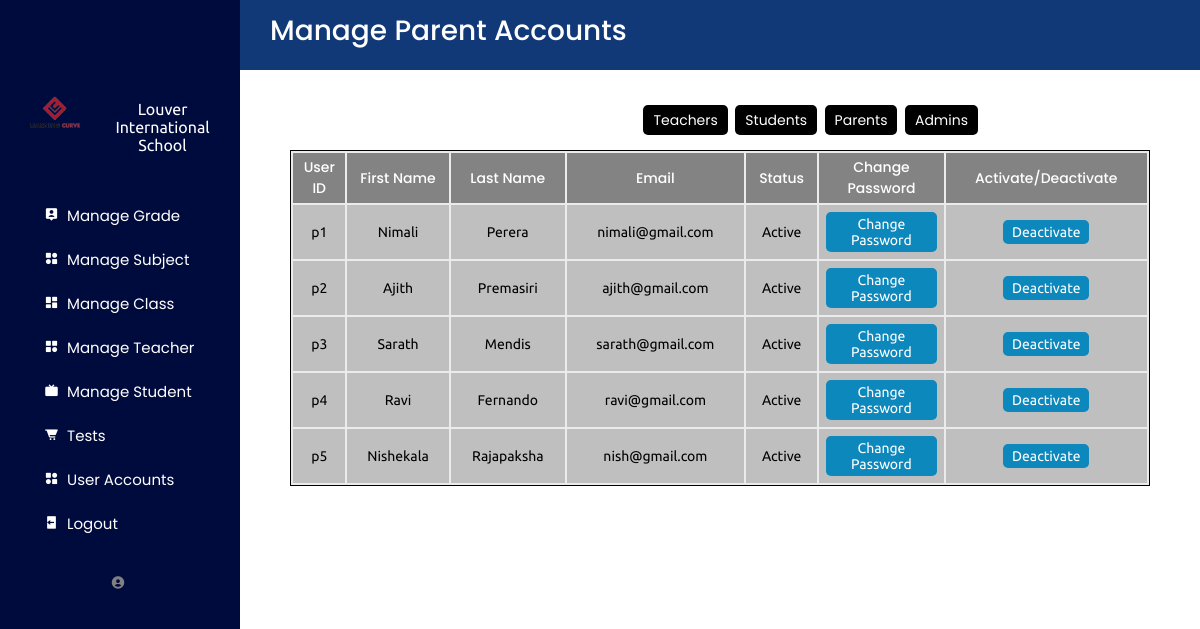
The app's page /Admin/manageUserAccount.php?role=Parent with its own data.
### tables this page shows
CREATE TABLE `user` (
  `userID` varchar(100) NOT NULL,
  `fName` char(100) NOT NULL,
  `lName` char(100) NOT NULL,
  `email` varchar(255) NOT NULL,
  `password` text NOT NULL,
  `role` char(50) NOT NULL DEFAULT 'Student',
  `imageurl` text DEFAULT NULL,
  `status` char(50) NOT NULL DEFAULT 'Active'
);

### Admin/manageUserAccount.php (the view, shortened to what this page needs)
<?php
require_once("../db_conn.php");
include("sidemenu.php");
$role = isset($_GET['role']) ? $_GET['role'] : 'Admin';
function fetchUserAccounts($conn, $role) {
    $query = "SELECT userID, fName, lName, email, role, status FROM user WHERE role = ?";
    $stmt = $conn->prepare($query);
    $stmt->bind_param("s", $role);
    $stmt->execute();
    return $stmt->get_result();
}
$users = fetchUserAccounts($conn, $role);
?>
<div class="dashboard-content">
    <div class="heading-box">
        <div class="box-1">
            <div class="title">
                <p>Manage <?php echo ucfirst($role); ?> Accounts</p>
            </div>
        </div>
    </div>
    <div class="table-section-item">
        <div class="sort-button-box">
            <form action="manageUserAccount.php" method="get"><button class="filter" name="role" value="Teacher">Teachers</button></form>
            <form action="manageUserAccount.php" method="get"><button class="filter" name="role" value="Student">Students</button></form>
            <form action="manageUserAccount.php" method="get"><button class="filter" name="role" value="Parent">Parents</button></form>
            <form action="manageUserAccount.php" method="get"><button class="filter" name="role" value="Admin">Admins</button></form>
        </div>
        <div class="table-container-item">
            <div class="table-box">
                <table id="rows-def">
                    <tr id="table-head">
                        <th>User ID</th>
                        <th>First Name</th>
                        <th>Last Name</th>
                        <th>Email</th>
                        <th>Status</th>
                        <th>Change Password</th>
                        <th>Activate/Deactivate</th>
                    </tr>
                    <?php
                    if ($users->num_rows > 0) {
                        while ($row = $users->fetch_assoc()) {
                            echo "<tr>
                                    <td>{$row['userID']}</td>
                                    <td>{$row['fName']}</td>
                                    <td>{$row['lName']}</td>
                                    <td>{$row['email']}</td>
                                    <td>{$row['status']}</td>
                                    <td>
                                        <form action='changePassword.php' method='post'>
                                            <input type='hidden' name='userID' value='{$row['userID']}'>
                                            <input type='hidden' name='role' value='{$row['role']}'>
                                            <button  id='update' name='changePasswordButtonManage' type='submit'>Change Password</button>
                                        </form>
                                    </td>
                                    <td>
                                        <form action='toggleUserStatus.php' method='post'>
                                            <input type='hidden' name='userID' value='{$row['userID']}'>
                                            <button id='update' type='submit'>";
                                            if ($row['status'] == 'Active') {
                                                echo "Deactivate";
                                            } else {
                                                echo "Activate";
                                            }
                                            echo "</button>
                                        </form>
                                    </td>";
                            echo "</tr>";
                        }
                    } else {
                        echo "<tr><td colspan='8'>No accounts found</td></tr>";
                    }
                    ?>
                </table>
            </div>
        </div>
    </div>
</div>
</body>
</html>

### Admin/stylead.css (style rules this page uses)
* { margin: 0; padding: 0; box-sizing: border-box; list-style: none; text-decoration: none; font-family: "Ubuntu", sans-serif; font-weight: 400; font-size: 15px; scroll-behavior: smooth; }
:root { --offwhite: #edebe6; --black: #000000; --white: #ffffff; --blue: #000b3d; --gray: rgb(115, 114, 114); --skyblue: #113978; --skyblue2: rgb(13, 136, 188); }
body { color: var(--white); }
.dashboard-content { overflow-y: auto; -ms-overflow-style: none; scrollbar-width: none; }
.dashboard-content { background-color: var(--white); width: 80%; color: #000000; display: flex; justify-content: center; flex-direction: row; flex-wrap: wrap; align-content: flex-start; overflow-y: auto; }
.heading-box { display: flex; justify-content: space-between; align-content: center; width: 100%; height: 70px; background-color: var(--skyblue); color: var(--white); margin-bottom: 20px; }
.box-1 { margin: 10px; }
.title { text-align: center; padding-left: 20px; }
.title p { font-family: "Poppins", sans-serif; font-weight: 500; font-style: normal; font-size: 28px; }
.table-section-item { width: 100%; height: auto; display: flex; flex-direction: column; margin-left: 50px; margin-right: 50px; }
.sort-button-box { display: flex; justify-content: flex-end; width: 80%; padding-top: 15px; display: flex; padding-bottom: 5px; }
.filter { margin-left: 7.5px; font-family: "Poppins", sans-serif; font-weight: 400; font-style: normal; font-size: 14px; height: 30px; background-color: var(--black); color: #ffffff; border: none; border-radius: 5px; padding: 5px 10px; cursor: pointer; width: auto; }
.table-container-item { width: 100%; background-color: #ebebeb; margin-top: 10px; margin-bottom: 15px; overflow: auto; max-height: 370px; border: 1px solid var(--black); }
.table-box { position: relative; width: 100%; display: flex; justify-content: center; overflow: auto; }
.table-box table { width: 100%; overflow: auto; height: auto; }
.table-box tr { text-align: center; }
.table-box th { padding: 4px; width: 30px; color: var(--white); background-color: rgba(128, 128, 128, 0.954); font-style: normal; font-size: 14px; font-family: "Poppins", sans-serif; font-weight: 500; font-style: normal; }
.table-box td { padding: 7px; background-color: rgba(166, 166, 166, 0.632); color: #000000; font-size: 14px; }
#update { font-size: 16px; background-color: var(--skyblue2); color: var(--white); border: none; border-radius: 5px; font-size: 14px; padding: 4px 9px; cursor: pointer; }
#table-head { position: sticky; top: 0; z-index: 1001; background-color: rgb(196, 196, 196); }

### Admin/styleshee.css (style rules this page uses)
body { font-family: 'Poppins', sans-serif; background: #f5f5f5; display: flex; justify-content: center; align-items: center; height: 100vh; margin: 0; }
body { font-family: 'Poppins', sans-serif; background: #f5f5f5; margin: 0; display: flex; justify-content: center; align-items: flex-start; }

### records on screen
user: userID "p1", fName "Nimali", lName "Perera", email "nimali@gmail.com", status "Active", shows "Deactivate"
user: userID "p2", fName "Ajith", lName "Premasiri", email "ajith@gmail.com", status "Active", shows "Deactivate"
user: userID "p3", fName "Sarath", lName "Mendis", email "sarath@gmail.com", status "Active", shows "Deactivate"
user: userID "p4", fName "Ravi", lName "Fernando", email "ravi@gmail.com", status "Active", shows "Deactivate"
user: userID "p5", fName "Nishekala", lName "Rajapaksha", email "nish@gmail.com", status "Active", shows "Deactivate"

### other values on screen
$role "Parent"
